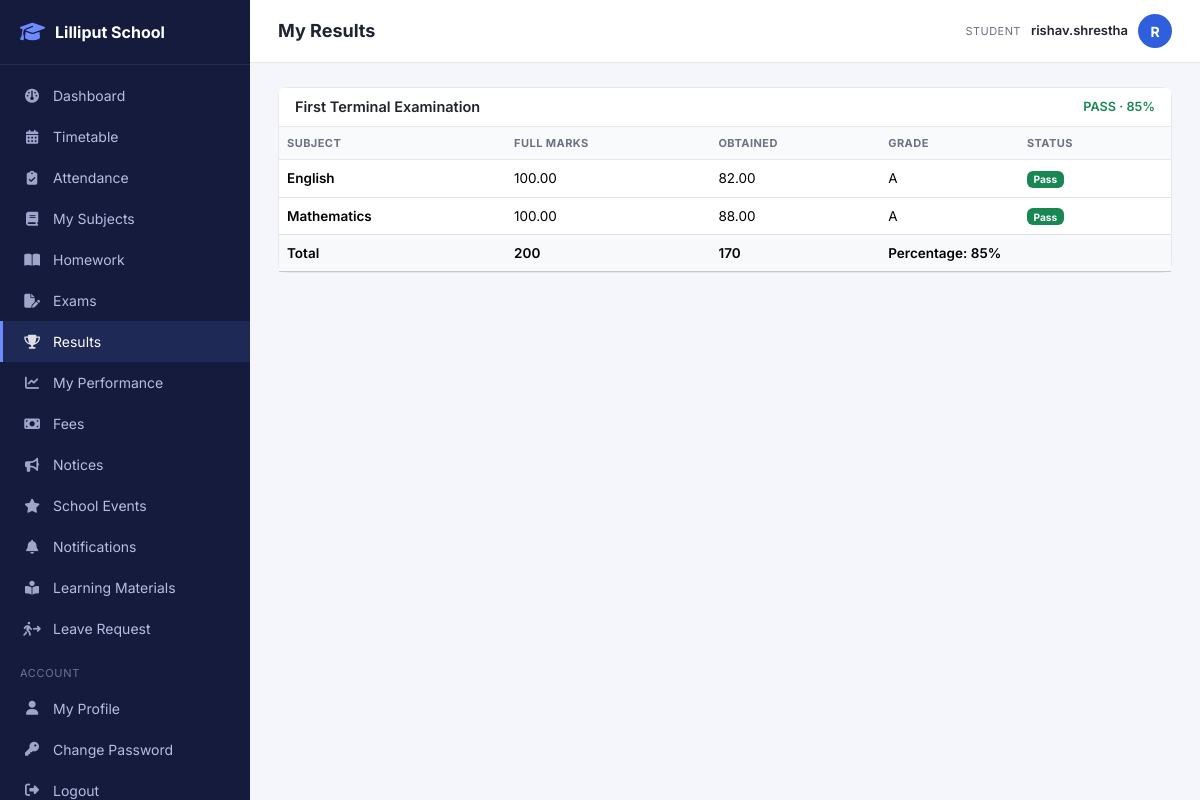
/student/results.php (signed in), run on the app's committed database.
### tables this page shows
CREATE TABLE marks (
    id INT AUTO_INCREMENT PRIMARY KEY,
    exam_schedule_id INT NOT NULL,
    student_id INT NOT NULL,
    obtained_marks DECIMAL(6,2) NULL,
    is_absent TINYINT(1) NOT NULL DEFAULT 0,
    grade VARCHAR(5) NULL,
    remarks VARCHAR(120) NULL,
    entered_by INT NOT NULL,
    entered_at DATETIME NOT NULL DEFAULT CURRENT_TIMESTAMP,
    UNIQUE KEY uq_schedule_student (exam_schedule_id, student_id),
    FOREIGN KEY (exam_schedule_id) REFERENCES exam_schedule(id) ON DELETE CASCADE,
    FOREIGN KEY (student_id) REFERENCES students(id) ON DELETE CASCADE,
    FOREIGN KEY (entered_by) REFERENCES users(id)
);

CREATE TABLE subjects (
    id INT AUTO_INCREMENT PRIMARY KEY,
    name VARCHAR(80) NOT NULL,
    code VARCHAR(20) NOT NULL UNIQUE,
    description VARCHAR(255) NULL,
    status ENUM('active','inactive') NOT NULL DEFAULT 'active'
);

CREATE TABLE exam_schedule (
    id INT AUTO_INCREMENT PRIMARY KEY,
    exam_id INT NOT NULL,
    class_section_id INT NOT NULL,
    subject_id INT NOT NULL,
    exam_date DATE NOT NULL,
    start_time TIME NOT NULL,
    end_time TIME NOT NULL,
    room VARCHAR(30) NULL,
    full_marks DECIMAL(6,2) NOT NULL DEFAULT 100,
    pass_marks DECIMAL(6,2) NOT NULL DEFAULT 40,
    UNIQUE KEY uq_exam_cs_subject (exam_id, class_section_id, subject_id),
    FOREIGN KEY (exam_id) REFERENCES exams(id) ON DELETE CASCADE,
    FOREIGN KEY (class_section_id) REFERENCES class_sections(id) ON DELETE CASCADE,
    FOREIGN KEY (subject_id) REFERENCES subjects(id) ON DELETE CASCADE
);

### student/results.php (the view, shortened to what this page needs)
<?php
$student = require_student_profile();
$db = Database::connection();
$stmt = $db->prepare("
    SELECT e.id AS exam_id, e.name AS exam_name, e.status AS exam_status,
           subj.name AS subject_name, m.obtained_marks, m.is_absent, m.grade, es.full_marks, es.pass_marks
    FROM marks m
    JOIN exam_schedule es ON es.id = m.exam_schedule_id
    JOIN exams e ON e.id = es.exam_id
    JOIN subjects subj ON subj.id = es.subject_id
    WHERE m.student_id = :s
    ORDER BY e.start_date DESC, subj.name
");
$stmt->execute(['s' => $student['id']]);
$rows = $stmt->fetchAll();
$byExam = [];
foreach ($rows as $r) { $byExam[$r['exam_name']][] = $r; }
include __DIR__ . '/../includes/layout_start.php';
?>
<?php foreach ($byExam as $examName => $subjects): ?>
    <?php
    $totalFull = 0; $totalObtained = 0; $allPass = true;
    foreach ($subjects as $s) {
        $totalFull += (float)$s['full_marks'];
        $totalObtained += $s['is_absent'] ? 0 : (float)$s['obtained_marks'];
    }
    $pct = $totalFull > 0 ? round($totalObtained / $totalFull * 100, 2) : 0;
    ?>
    <div class="card mb-3">
        <div class="card-header d-flex justify-content-between align-items-center">
            <span><?= e($examName) ?></span>
            <span class="<?= $allPass ? 'text-success' : 'text-danger' ?> fw-semibold small"><?= $allPass ? 'PASS' : 'FAIL' ?> &middot; <?= $pct ?>%</span>
        </div>
        <div class="table-responsive">
            <table class="table mb-0">
                <thead><tr><th>Subject</th><th>Full Marks</th><th>Obtained</th><th>Grade</th><th>Status</th></tr></thead>
                <tbody>
                <?php foreach ($subjects as $s): ?>
                    <tr>
                        <td class="fw-semibold"><?= e($s['subject_name']) ?></td>
                        <td><?= e($s['full_marks']) ?></td>
                        <td><?= $s['is_absent'] ? '-' : e($s['obtained_marks']) ?></td>
                        <td><?= e($s['grade'] ?? '-') ?></td>
                        <td><?= $s['is_absent'] ? status_badge('absent') : status_badge((float)$s['obtained_marks'] >= (float)$s['pass_marks'] ? 'pass' : 'fail') ?></td>
                    </tr>
                <?php endforeach; ?>
                <tr class="table-light fw-semibold">
                    <td>Total</td><td><?= $totalFull ?></td><td><?= $totalObtained ?></td><td colspan="2">Percentage: <?= $pct ?>%</td>
                </tr>
                </tbody>
            </table>
        </div>
    </div>
<?php endforeach; ?>
<?php include __DIR__ . '/../includes/layout_end.php'; ?>

### core/helpers.php (shortened to what this page needs)
<?php
function e(?string $value): string
{
    return htmlspecialchars((string)($value ?? ''), ENT_QUOTES, 'UTF-8');
}
function status_badge(string $status): string
{
    $map = [
        'active' => 'success', 'present' => 'success', 'paid' => 'success', 'pass' => 'success',
        'inactive' => 'secondary', 'left' => 'secondary',
        'absent' => 'danger', 'unpaid' => 'danger', 'fail' => 'danger',
        'late' => 'warning', 'partial' => 'warning', 'pending' => 'warning',
        'transferred' => 'info', 'graduated' => 'primary',
        'submitted' => 'info', 'checked' => 'primary',
        'approved' => 'success', 'rejected' => 'danger',
        'upcoming' => 'info', 'ongoing' => 'warning', 'completed' => 'secondary', 'result_published' => 'success',
    ];
    $color = $map[$status] ?? 'secondary';
    return '<span class="badge text-bg-' . $color . '">' . e(ucfirst($status)) . '</span>';
}

### assets/css/style.css (style rules this page uses)
:root { --sidebar-width: 250px; --brand-color: #2f5fdc; --brand-color-dark: #1e3fa0; --bg-soft: #f4f6fb; --text-muted: #6b7280; --border-color: #e5e7eb; --radius: 10px; }
* { box-sizing: border-box; }
body { font-family: 'Inter', -apple-system, BlinkMacSystemFont, sans-serif; background: var(--bg-soft); color: #1f2430; margin: 0; }
.card { border: 1px solid var(--border-color); border-radius: var(--radius); }
.card-header { background: #fff; border-bottom: 1px solid var(--border-color); font-weight: 600; font-size: 14.5px; }
.table { font-size: 13.5px; }
.table thead th { background: #f9fafc; text-transform: uppercase; font-size: 11px; letter-spacing: .04em; color: var(--text-muted); font-weight: 700; border-bottom: 1px solid var(--border-color); }
.table td { vertical-align: middle; }

### data on the page
marks: subjects.name "English", exam_schedule.full_marks "100.00", obtained_marks "82.00", grade "A"
marks: subjects.name "Mathematics", exam_schedule.full_marks "100.00", obtained_marks "88.00", grade "A"

### other printed values
$label "Dashboard Timetable Attendance My Subjects Homework Exams Results My Performance Fees Notices School Events Notifications Learning Materials Leave Request My Profile Change Password"
$pageTitle "My Results"
role_label(Auth::role()) "STUDENT"
Auth::username() "rishav.shrestha"
substr(Auth::username(), 0, 1) "R"
$examName "First Terminal Examination"
$pct "85"
$totalFull "200"
$totalObtained "170"
